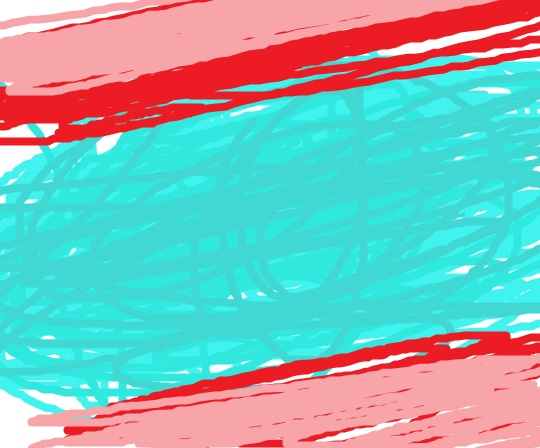
#> input picture example_image.jpg, 540 x 448 px, given in place of the camera
$ python threshold.py
#> lines starting #> are read from the running program, lines starting #| are printed output that depends on the picture
import cv2
import numpy
import numpy as np

threshold = 0

def update_threshold(val):
    global threshold
    threshold = val

cv2.namedWindow("Thresholded Image")
cv2.createTrackbar("Threshold", "Thresholded Image", 0, 255, update_threshold)

cap = cv2.VideoCapture(0)  # Открываем веб-камеру


def remove_zeroes_and_take_percentile(hist, percent):
    pairs = [(i, int(hist[i][0])) for i in range(len(hist))]
    pairs.sort(key=lambda x: x[1])
    pairs = [(i, v) for (i, v) in pairs if v > 0]
    percentile_25th = int(len(pairs) * percent / 100)
    return pairs[percentile_25th:]


def find_optimal_threshold(blurred, base_factor=None):
    hist = cv2.calcHist([blurred], [0], None, [256], [0, 256])
    # the coefficients are optimal in most scenarios
    sorted_by_values = remove_zeroes_and_take_percentile(hist, percent=5.03)
    sorted_by_indexes = sorted(sorted_by_values, key=lambda x: x[0])
    min_val = max(sorted_by_indexes[0][0], 1)
    max_val = max(sorted_by_indexes[-1][0], 2)
    # the coefficients are optimal in most scenarios

    # base_factor = base_factor or ((max_val - min_val) ** 1.65 / 255 ** 1.65) + 0.6
    # base_factor = max(base_factor, 1.07)

    base_factor = base_factor or ((max_val - min_val) ** 1.18 / 255 ** 1.18) ** 1.1 + 0.71
    base_factor = max(base_factor, 1.078)

    # [6 lines of commented-out code are left out]
    try_threshold = int(min_val * base_factor)
    return try_threshold


def blur_image(gray: numpy.ndarray, blur=0, dilate=0, erode=0):
    blurred = gray
    if blur:
        blurred = cv2.medianBlur(blurred, blur)
    if dilate:
        kernel = np.ones((dilate, dilate), np.uint8)
        blurred = cv2.dilate(blurred, kernel, iterations=1)
    if erode:
        kernel = np.ones((erode, erode), np.uint8)
        blurred = cv2.erode(blurred, kernel, iterations=1)
    return blurred

def contrast_image(frame: numpy.ndarray, contrast=1.3, brightness = 0):
    return cv2.addWeighted(frame, contrast, numpy.zeros(frame.shape, frame.dtype), 0, brightness)


while True:
    ret, frame = cap.read()  # Читаем кадр с веб-камеры
#> frame is the input picture: shape (448, 540, 3); mean B, G, R 183.3, 184.8, 136.2

    if not ret:
        break

    gray = cv2.cvtColor(frame, cv2.COLOR_BGR2GRAY)  # Переводим в оттенки серого
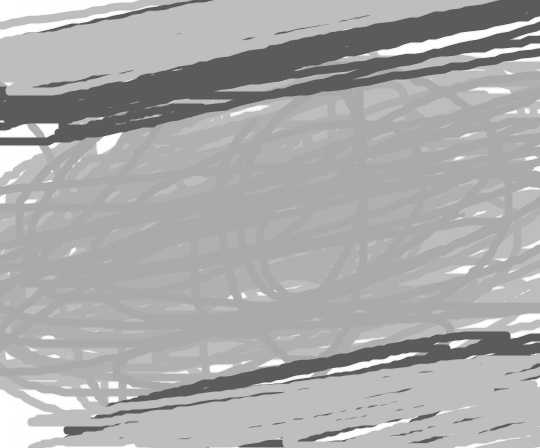
#> gray: shape (448, 540); min 83, max 255, mean 170.1
    blurred = gray
    # [10 lines of commented-out code are left out]

    blurred = blur_image(blurred, blur=7)
#> in blur_image, `blurred = cv2.medianBlur(blurred, blur)`:
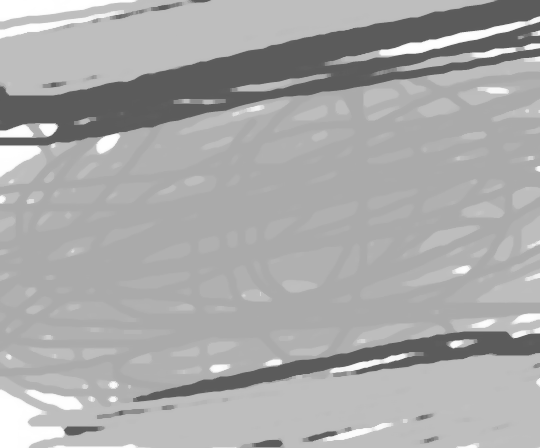
#> blurred: shape (448, 540); min 90, max 255, mean 169.8
    blurred = blur_image(blurred, blur=3)
    blurred = blur_image(blurred, dilate=3)
#> call 3 of blur_image, with blur = 0, dilate = 3, erode = 0
#> in blur_image (call 3), `blurred = cv2.dilate(blurred, kernel, iterations=1)`:
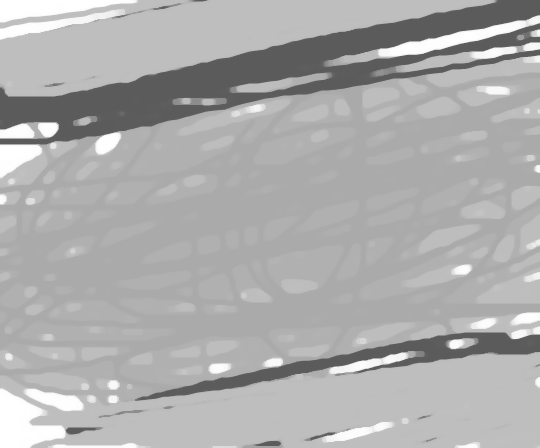
#> blurred: shape (448, 540); min 91, max 255, mean 172.9
    blurred = blur_image(blurred, erode=2)
#> call 4 of blur_image, with blur = 0, dilate = 0, erode = 2
#> in blur_image (call 4), `blurred = cv2.erode(blurred, kernel, iterations=1)`:
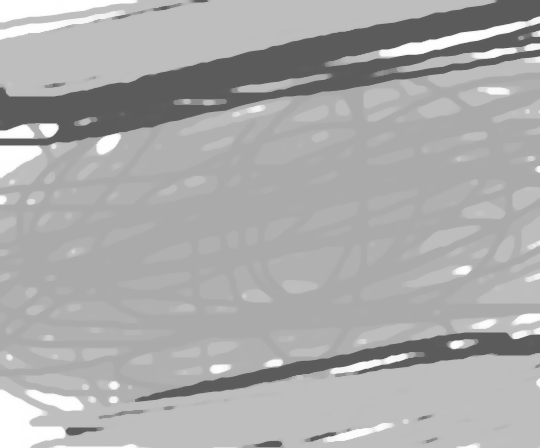
#> blurred: shape (448, 540); min 91, max 255, mean 171.3
    # [11 lines of commented-out code are left out]
    _, thresholded = cv2.threshold(blurred, threshold, 255, cv2.THRESH_BINARY)  # Применяем пороговое преобразование
#> thresholded: shape (448, 540); every value is 255

    cv2.imshow("Thresholded Image", blurred)  # Отображаем thresholded изображение
    cv2.imshow("Thresholded Image2", thresholded)
    key = cv2.waitKey(1) & 0xFF
#> (key q is pressed here)
    if key == ord("q"):
        break

cap.release()
cv2.destroyAllWindows()
